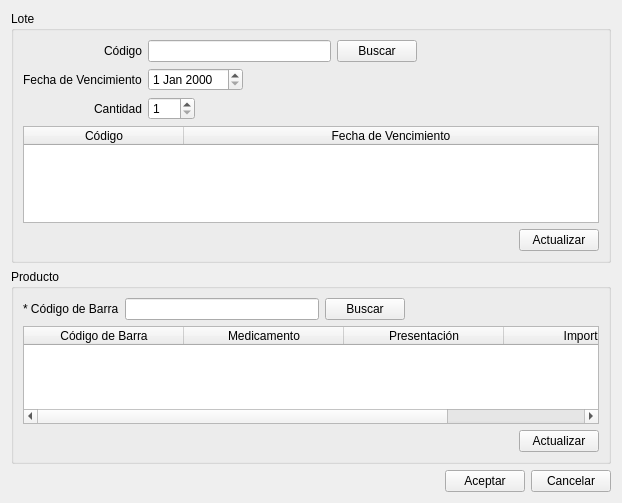
<?xml version="1.0" encoding="UTF-8"?>
<ui version="4.0">
 <class>vtnLote</class>
 <widget class="QWidget" name="vtnLote">
  <property name="geometry">
   <rect>
    <x>0</x>
    <y>0</y>
    <width>622</width>
    <height>503</height>
   </rect>
  </property>
  <property name="windowTitle">
   <string>Alta Lote</string>
  </property>
  <layout class="QVBoxLayout" name="verticalLayout">
   <item>
    <widget class="QGroupBox" name="gbLote">
     <property name="title">
      <string>Lote</string>
     </property>
     <layout class="QFormLayout" name="formLayout">
      <property name="fieldGrowthPolicy">
       <enum>QFormLayout::AllNonFixedFieldsGrow</enum>
      </property>
      <property name="labelAlignment">
       <set>Qt::AlignRight|Qt::AlignTrailing|Qt::AlignVCenter</set>
      </property>
      <item row="0" column="0">
       <widget class="QLabel" name="label">
        <property name="text">
         <string>Código</string>
        </property>
       </widget>
      </item>
      <item row="0" column="1">
       <layout class="QHBoxLayout" name="horizontalLayout_2">
        <item>
         <widget class="QLineEdit" name="lineCodigo">
          <property name="statusTip">
           <string>Ingrese el número de Lote del Producto (solo letras y números sin espacios)</string>
          </property>
          <property name="accessibleDescription">
           <string>codLote</string>
          </property>
         </widget>
        </item>
        <item>
         <widget class="QPushButton" name="btnBuscarLote">
          <property name="text">
           <string>Buscar</string>
          </property>
         </widget>
        </item>
        <item>
         <spacer name="horizontalSpacer_2">
          <property name="orientation">
           <enum>Qt::Horizontal</enum>
          </property>
          <property name="sizeHint" stdset="0">
           <size>
            <width>40</width>
            <height>20</height>
           </size>
          </property>
         </spacer>
        </item>
       </layout>
      </item>
      <item row="2" column="0">
       <widget class="QLabel" name="label_2">
        <property name="text">
         <string>Fecha de Vencimiento</string>
        </property>
       </widget>
      </item>
      <item row="2" column="1">
       <layout class="QHBoxLayout" name="horizontalLayout_3">
        <item>
         <widget class="QDateEdit" name="dateFechVenc">
          <property name="statusTip">
           <string>Ingrese la fecha de vencimiento del lote</string>
          </property>
         </widget>
        </item>
        <item>
         <spacer name="horizontalSpacer">
          <property name="orientation">
           <enum>Qt::Horizontal</enum>
          </property>
          <property name="sizeHint" stdset="0">
           <size>
            <width>40</width>
            <height>20</height>
           </size>
          </property>
         </spacer>
        </item>
       </layout>
      </item>
      <item row="3" column="0">
       <widget class="QLabel" name="labelCantidad">
        <property name="text">
         <string>Cantidad</string>
        </property>
       </widget>
      </item>
      <item row="3" column="1">
       <layout class="QHBoxLayout" name="horizontalLayout_8">
        <item>
         <widget class="QSpinBox" name="spinCantidad">
          <property name="statusTip">
           <string>Ingrese la cantidad del Producto para dicho lote</string>
          </property>
          <property name="minimum">
           <number>1</number>
          </property>
          <property name="maximum">
           <number>500</number>
          </property>
          <property name="singleStep">
           <number>10</number>
          </property>
         </widget>
        </item>
        <item>
         <spacer name="horizontalSpacer_5">
          <property name="orientation">
           <enum>Qt::Horizontal</enum>
          </property>
          <property name="sizeHint" stdset="0">
           <size>
            <width>40</width>
            <height>20</height>
           </size>
          </property>
         </spacer>
        </item>
       </layout>
      </item>
      <item row="4" column="0" colspan="2">
       <widget class="QTableWidget" name="tablaLote">
        <property name="editTriggers">
         <set>QAbstractItemView::NoEditTriggers</set>
        </property>
        <property name="selectionMode">
         <enum>QAbstractItemView::SingleSelection</enum>
        </property>
        <property name="selectionBehavior">
         <enum>QAbstractItemView::SelectRows</enum>
        </property>
        <attribute name="horizontalHeaderDefaultSectionSize">
         <number>160</number>
        </attribute>
        <attribute name="horizontalHeaderStretchLastSection">
         <bool>true</bool>
        </attribute>
        <column>
         <property name="text">
          <string>Código</string>
         </property>
        </column>
        <column>
         <property name="text">
          <string>Fecha de Vencimiento</string>
         </property>
        </column>
       </widget>
      </item>
      <item row="5" column="1">
       <layout class="QHBoxLayout" name="horizontalLayout_9">
        <item>
         <spacer name="horizontalSpacer_7">
          <property name="orientation">
           <enum>Qt::Horizontal</enum>
          </property>
          <property name="sizeHint" stdset="0">
           <size>
            <width>40</width>
            <height>20</height>
           </size>
          </property>
         </spacer>
        </item>
        <item>
         <widget class="QPushButton" name="btnActualizarLote">
          <property name="text">
           <string>Actualizar</string>
          </property>
         </widget>
        </item>
       </layout>
      </item>
     </layout>
    </widget>
   </item>
   <item>
    <widget class="QGroupBox" name="gbProducto">
     <property name="title">
      <string>Producto</string>
     </property>
     <layout class="QFormLayout" name="formLayout_2">
      <property name="fieldGrowthPolicy">
       <enum>QFormLayout::AllNonFixedFieldsGrow</enum>
      </property>
      <property name="labelAlignment">
       <set>Qt::AlignRight|Qt::AlignTrailing|Qt::AlignVCenter</set>
      </property>
      <item row="0" column="0">
       <widget class="QLabel" name="label_4">
        <property name="text">
         <string>* Código de Barra</string>
        </property>
       </widget>
      </item>
      <item row="0" column="1">
       <layout class="QHBoxLayout" name="horizontalLayout">
        <item>
         <widget class="QLineEdit" name="lineCod_Barra">
          <property name="statusTip">
           <string>Ingrese código de barra del producto (exactamente 9 números)</string>
          </property>
          <property name="accessibleDescription">
           <string>codigo</string>
          </property>
         </widget>
        </item>
        <item>
         <widget class="QPushButton" name="btnBuscarProd">
          <property name="text">
           <string>Buscar</string>
          </property>
         </widget>
        </item>
        <item>
         <spacer name="horizontalSpacer_4">
          <property name="orientation">
           <enum>Qt::Horizontal</enum>
          </property>
          <property name="sizeHint" stdset="0">
           <size>
            <width>40</width>
            <height>20</height>
           </size>
          </property>
         </spacer>
        </item>
       </layout>
      </item>
      <item row="1" column="0" colspan="2">
       <widget class="QTableWidget" name="tablaProducto">
        <property name="editTriggers">
         <set>QAbstractItemView::NoEditTriggers</set>
        </property>
        <property name="selectionMode">
         <enum>QAbstractItemView::SingleSelection</enum>
        </property>
        <property name="selectionBehavior">
         <enum>QAbstractItemView::SelectRows</enum>
        </property>
        <attribute name="horizontalHeaderDefaultSectionSize">
         <number>160</number>
        </attribute>
        <attribute name="horizontalHeaderStretchLastSection">
         <bool>true</bool>
        </attribute>
        <column>
         <property name="text">
          <string>Código de Barra</string>
         </property>
        </column>
        <column>
         <property name="text">
          <string>Medicamento</string>
         </property>
        </column>
        <column>
         <property name="text">
          <string>Presentación</string>
         </property>
        </column>
        <column>
         <property name="text">
          <string>Importe</string>
         </property>
        </column>
       </widget>
      </item>
      <item row="2" column="1">
       <layout class="QHBoxLayout" name="horizontalLayout_7">
        <item>
         <spacer name="horizontalSpacer_6">
          <property name="orientation">
           <enum>Qt::Horizontal</enum>
          </property>
          <property name="sizeHint" stdset="0">
           <size>
            <width>40</width>
            <height>20</height>
           </size>
          </property>
         </spacer>
        </item>
        <item>
         <widget class="QPushButton" name="btnActualizarProd">
          <property name="text">
           <string>Actualizar</string>
          </property>
         </widget>
        </item>
       </layout>
      </item>
     </layout>
    </widget>
   </item>
   <item>
    <layout class="QHBoxLayout" name="horizontalLayout_5">
     <item>
      <spacer name="horizontalSpacer_3">
       <property name="orientation">
        <enum>Qt::Horizontal</enum>
       </property>
       <property name="sizeHint" stdset="0">
        <size>
         <width>40</width>
         <height>20</height>
        </size>
       </property>
      </spacer>
     </item>
     <item>
      <widget class="QPushButton" name="btnAceptar">
       <property name="text">
        <string>Aceptar</string>
       </property>
      </widget>
     </item>
     <item>
      <widget class="QPushButton" name="btnCancelar">
       <property name="text">
        <string>Cancelar</string>
       </property>
      </widget>
     </item>
    </layout>
   </item>
  </layout>
 </widget>
 <tabstops>
  <tabstop>lineCodigo</tabstop>
  <tabstop>btnBuscarLote</tabstop>
  <tabstop>dateFechVenc</tabstop>
  <tabstop>spinCantidad</tabstop>
  <tabstop>tablaLote</tabstop>
  <tabstop>btnActualizarLote</tabstop>
  <tabstop>lineCod_Barra</tabstop>
  <tabstop>btnBuscarProd</tabstop>
  <tabstop>tablaProducto</tabstop>
  <tabstop>btnActualizarProd</tabstop>
  <tabstop>btnAceptar</tabstop>
  <tabstop>btnCancelar</tabstop>
 </tabstops>
 <resources/>
 <connections/>
</ui>
